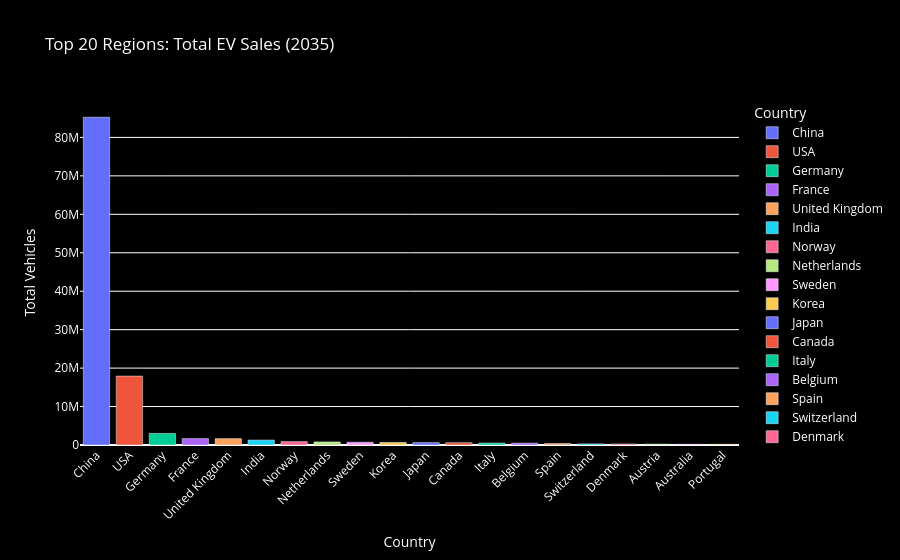

Notebook code for this chart:
### Code cell
# 1) year is already a year number (2011, 2012, ...), keep it numeric
ev_data_3['year_clean'] = pd.to_numeric(ev_data_3['year'], errors='coerce').astype('Int64')

# (optional but recommended) ensure value is numeric
ev_data_3['value'] = pd.to_numeric(ev_data_3['value'], errors='coerce')

# 2) Filter
aggregates = ['World', 'Europe', 'EU27', 'Rest of the world']
filtered_data = ev_data_3[
    (ev_data_3['parameter'] == 'EV sales') &
    (~ev_data_3['country'].isin(aggregates)) &
    (ev_data_3['year_clean'] <= 2025)
]

# 3) Group, sort, top 20
top_20_data = (
    filtered_data.groupby('country', as_index=False)['value']
    .sum()
    .sort_values(by='value', ascending=False)
    .head(20)
)

# 4) Plot
fig = px.bar(
    top_20_data,
    x='country',
    y='value',
    color='country',
    title="Top 20 Regions: Total EV Sales (2035)",
    labels={'country': "Country", 'value': 'Total Vehicles'}
)

fig.update_layout(
    plot_bgcolor='rgba(0,0,0,0)',
    paper_bgcolor='black',
    font=dict(color='white'),
    xaxis_tickangle=-45
)

fig.show()

### Figure 1 — Plotly figure (JSON) as saved in the notebook; plotly's stock layout.template omitted (floating-point values rounded to 4 significant figures)
{"data": [{"hovertemplate": "Country=%{x}<br>Total Vehicles=%{y}<extra></extra>", "legendgroup": "China", "marker": {"color": "#636efa", "pattern": {"shape": ""}}, "name": "China", "orientation": "v", "showlegend": true, "textposition": "auto", "type": "bar", "x": ["China"], "xaxis": "x", "y": [85250000.0], "yaxis": "y"}, {"hovertemplate": "Country=%{x}<br>Total Vehicles=%{y}<extra></extra>", "legendgroup": "USA", "marker": {"color": "#EF553B", "pattern": {"shape": ""}}, "name": "USA", "orientation": "v", "showlegend": true, "textposition": "auto", "type": "bar", "x": ["USA"], "xaxis": "x", "y": [17910000.0], "yaxis": "y"}, {"hovertemplate": "Country=%{x}<br>Total Vehicles=%{y}<extra></extra>", "legendgroup": "Germany", "marker": {"color": "#00cc96", "pattern": {"shape": ""}}, "name": "Germany", "orientation": "v", "showlegend": true, "textposition": "auto", "type": "bar", "x": ["Germany"], "xaxis": "x", "y": [3013000.0], "yaxis": "y"}, {"hovertemplate": "Country=%{x}<br>Total Vehicles=%{y}<extra></extra>", "legendgroup": "France", "marker": {"color": "#ab63fa", "pattern": {"shape": ""}}, "name": "France", "orientation": "v", "showlegend": true, "textposition": "auto", "type": "bar", "x": ["France"], "xaxis": "x", "y": [1667000.0], "yaxis": "y"}, {"hovertemplate": "Country=%{x}<br>Total Vehicles=%{y}<extra></extra>", "legendgroup": "United Kingdom", "marker": {"color": "#FFA15A", "pattern": {"shape": ""}}, "name": "United Kingdom", "orientation": "v", "showlegend": true, "textposition": "auto", "type": "bar", "x": ["United Kingdom"], "xaxis": "x", "y": [1660000.0], "yaxis": "y"}, {"hovertemplate": "Country=%{x}<br>Total Vehicles=%{y}<extra></extra>", "legendgroup": "India", "marker": {"color": "#19d3f3", "pattern": {"shape": ""}}, "name": "India", "orientation": "v", "showlegend": true, "textposition": "auto", "type": "bar", "x": ["India"], "xaxis": "x", "y": [1273000.0], "yaxis": "y"}, {"hovertemplate": "Country=%{x}<br>Total Vehicles=%{y}<extra></extra>", "legendgroup": "Norway", "marker": {"color": "#FF6692", "pattern": {"shape": ""}}, "name": "Norway", "orientation": "v", "showlegend": true, "textposition": "auto", "type": "bar", "x": ["Norway"], "xaxis": "x", "y": [879800.0], "yaxis": "y"}, {"hovertemplate": "Country=%{x}<br>Total Vehicles=%{y}<extra></extra>", "legendgroup": "Netherlands", "marker": {"color": "#B6E880", "pattern": {"shape": ""}}, "name": "Netherlands", "orientation": "v", "showlegend": true, "textposition": "auto", "type": "bar", "x": ["Netherlands"], "xaxis": "x", "y": [798900.0], "yaxis": "y"}, {"hovertemplate": "Country=%{x}<br>Total Vehicles=%{y}<extra></extra>", "legendgroup": "Sweden", "marker": {"color": "#FF97FF", "pattern": {"shape": ""}}, "name": "Sweden", "orientation": "v", "showlegend": true, "textposition": "auto", "type": "bar", "x": ["Sweden"], "xaxis": "x", "y": [706200.0], "yaxis": "y"}, {"hovertemplate": "Country=%{x}<br>Total Vehicles=%{y}<extra></extra>", "legendgroup": "Korea", "marker": {"color": "#FECB52", "pattern": {"shape": ""}}, "name": "Korea", "orientation": "v", "showlegend": true, "textposition": "auto", "type": "bar", "x": ["Korea"], "xaxis": "x", "y": [676400.0], "yaxis": "y"}, {"hovertemplate": "Country=%{x}<br>Total Vehicles=%{y}<extra></extra>", "legendgroup": "Japan", "marker": {"color": "#636efa", "pattern": {"shape": ""}}, "name": "Japan", "orientation": "v", "showlegend": true, "textposition": "auto", "type": "bar", "x": ["Japan"], "xaxis": "x", "y": [627700.0], "yaxis": "y"}, {"hovertemplate": "Country=%{x}<br>Total Vehicles=%{y}<extra></extra>", "legendgroup": "Canada", "marker": {"color": "#EF553B", "pattern": {"shape": ""}}, "name": "Canada", "orientation": "v", "showlegend": true, "textposition": "auto", "type": "bar", "x": ["Canada"], "xaxis": "x", "y": [600800.0], "yaxis": "y"}, {"hovertemplate": "Country=%{x}<br>Total Vehicles=%{y}<extra></extra>", "legendgroup": "Italy", "marker": {"color": "#00cc96", "pattern": {"shape": ""}}, "name": "Italy", "orientation": "v", "showlegend": true, "textposition": "auto", "type": "bar", "x": ["Italy"], "xaxis": "x", "y": [511200.0], "yaxis": "y"}, {"hovertemplate": "Country=%{x}<br>Total Vehicles=%{y}<extra></extra>", "legendgroup": "Belgium", "marker": {"color": "#ab63fa", "pattern": {"shape": ""}}, "name": "Belgium", "orientation": "v", "showlegend": true, "textposition": "auto", "type": "bar", "x": ["Belgium"], "xaxis": "x", "y": [479400.0], "yaxis": "y"}, {"hovertemplate": "Country=%{x}<br>Total Vehicles=%{y}<extra></extra>", "legendgroup": "Spain", "marker": {"color": "#FFA15A", "pattern": {"shape": ""}}, "name": "Spain", "orientation": "v", "showlegend": true, "textposition": "auto", "type": "bar", "x": ["Spain"], "xaxis": "x", "y": [385000.0], "yaxis": "y"}, {"hovertemplate": "Country=%{x}<br>Total Vehicles=%{y}<extra></extra>", "legendgroup": "Switzerland", "marker": {"color": "#19d3f3", "pattern": {"shape": ""}}, "name": "Switzerland", "orientation": "v", "showlegend": true, "textposition": "auto", "type": "bar", "x": ["Switzerland"], "xaxis": "x", "y": [287700.0], "yaxis": "y"}, {"hovertemplate": "Country=%{x}<br>Total Vehicles=%{y}<extra></extra>", "legendgroup": "Denmark", "marker": {"color": "#FF6692", "pattern": {"shape": ""}}, "name": "Denmark", "orientation": "v", "showlegend": true, "textposition": "auto", "type": "bar", "x": ["Denmark"], "xaxis": "x", "y": [270300.0], "yaxis": "y"}, {"hovertemplate": "Country=%{x}<br>Total Vehicles=%{y}<extra></extra>", "legendgroup": "Austria", "marker": {"color": "#B6E880", "pattern": {"shape": ""}}, "name": "Austria", "orientation": "v", "showlegend": true, "textposition": "auto", "type": "bar", "x": ["Austria"], "xaxis": "x", "y": [221500.0], "yaxis": "y"}, {"hovertemplate": "Country=%{x}<br>Total Vehicles=%{y}<extra></extra>", "legendgroup": "Australia", "marker": {"color": "#FF97FF", "pattern": {"shape": ""}}, "name": "Australia", "orientation": "v", "showlegend": true, "textposition": "auto", "type": "bar", "x": ["Australia"], "xaxis": "x", "y": [184400.0], "yaxis": "y"}, {"hovertemplate": "Country=%{x}<br>Total Vehicles=%{y}<extra></extra>", "legendgroup": "Portugal", "marker": {"color": "#FECB52", "pattern": {"shape": ""}}, "name": "Portugal", "orientation": "v", "showlegend": true, "textposition": "auto", "type": "bar", "x": ["Portugal"], "xaxis": "x", "y": [180100.0], "yaxis": "y"}], "layout": {"barmode": "relative", "font": {"color": "white"}, "legend": {"title": {"text": "Country"}, "tracegroupgap": 0}, "paper_bgcolor": "black", "plot_bgcolor": "rgba(0,0,0,0)", "title": {"text": "Top 20 Regions: Total EV Sales (2035)"}, "xaxis": {"anchor": "y", "categoryarray": ["China", "USA", "Germany", "France", "United Kingdom", "India", "Norway", "Netherlands", "Sweden", "Korea", "Japan", "Canada", "Italy", "Belgium", "Spain", "Switzerland", "Denmark", "Austria", "Australia", "Portugal"], "categoryorder": "array", "domain": [0, 1], "tickangle": -45, "title": {"text": "Country"}}, "yaxis": {"anchor": "x", "domain": [0, 1], "title": {"text": "Total Vehicles"}}}}
